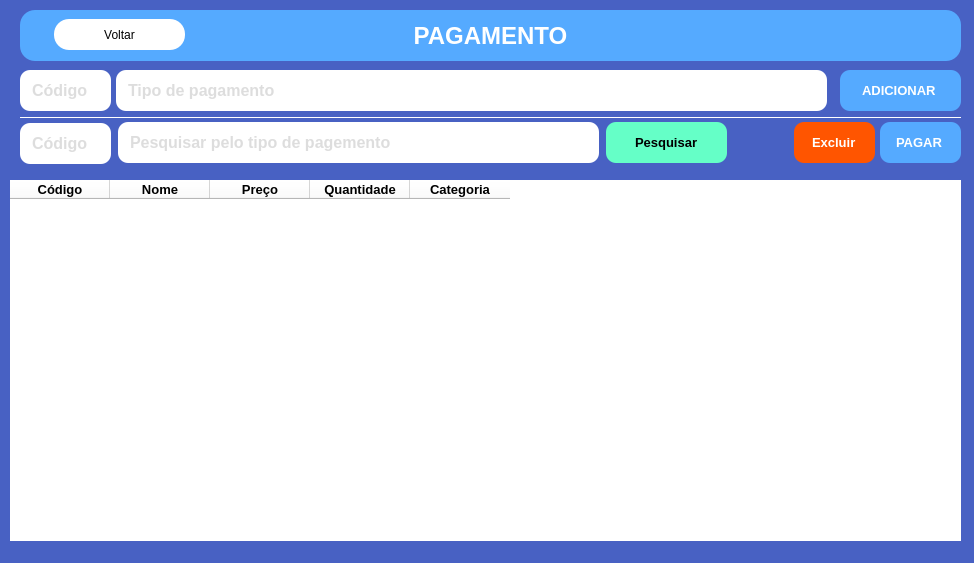
<?xml version="1.0" encoding="UTF-8"?>
<ui version="4.0">
 <class>MainWindow</class>
 <widget class="QMainWindow" name="MainWindow">
  <property name="geometry">
   <rect>
    <x>0</x>
    <y>0</y>
    <width>974</width>
    <height>563</height>
   </rect>
  </property>
  <property name="windowTitle">
   <string>MainWindow</string>
  </property>
  <property name="styleSheet">
   <string notr="true">background-color: rgb(72, 97, 195);
border-radius: 15px</string>
  </property>
  <widget class="QWidget" name="centralwidget">
   <widget class="QLineEdit" name="edtCodigo">
    <property name="enabled">
     <bool>false</bool>
    </property>
    <property name="geometry">
     <rect>
      <x>20</x>
      <y>70</y>
      <width>91</width>
      <height>41</height>
     </rect>
    </property>
    <property name="font">
     <font>
      <pointsize>12</pointsize>
      <weight>75</weight>
      <bold>true</bold>
     </font>
    </property>
    <property name="styleSheet">
     <string notr="true">color: rgb(188, 188, 188);
padding:10px;
border-radius: 10px;
background-color: rgb(255, 255, 255);</string>
    </property>
    <property name="text">
     <string/>
    </property>
    <property name="placeholderText">
     <string>Código</string>
    </property>
   </widget>
   <widget class="QLineEdit" name="edtTipoPgto">
    <property name="enabled">
     <bool>false</bool>
    </property>
    <property name="geometry">
     <rect>
      <x>116</x>
      <y>70</y>
      <width>711</width>
      <height>41</height>
     </rect>
    </property>
    <property name="font">
     <font>
      <pointsize>12</pointsize>
      <weight>75</weight>
      <bold>true</bold>
     </font>
    </property>
    <property name="styleSheet">
     <string notr="true">color: rgb(188, 188, 188);
padding:10px;
background-color: rgb(255, 255, 255);
border-radius: 10px;
</string>
    </property>
    <property name="text">
     <string/>
    </property>
    <property name="placeholderText">
     <string>Tipo de pagamento</string>
    </property>
   </widget>
   <widget class="QLineEdit" name="btnAdicionar">
    <property name="geometry">
     <rect>
      <x>840</x>
      <y>70</y>
      <width>121</width>
      <height>41</height>
     </rect>
    </property>
    <property name="font">
     <font>
      <family>MS Shell Dlg 2</family>
      <pointsize>10</pointsize>
      <weight>75</weight>
      <italic>false</italic>
      <bold>true</bold>
     </font>
    </property>
    <property name="styleSheet">
     <string notr="true">background-color: rgb(85, 170, 255);
color: rgb(255, 255, 255);
border-radius: 10px</string>
    </property>
    <property name="text">
     <string>ADICIONAR</string>
    </property>
    <property name="alignment">
     <set>Qt::AlignCenter</set>
    </property>
   </widget>
   <widget class="QLabel" name="label">
    <property name="geometry">
     <rect>
      <x>20</x>
      <y>10</y>
      <width>941</width>
      <height>51</height>
     </rect>
    </property>
    <property name="font">
     <font>
      <pointsize>18</pointsize>
      <weight>75</weight>
      <bold>true</bold>
     </font>
    </property>
    <property name="styleSheet">
     <string notr="true">background-color: rgb(85, 170, 255);
color: rgb(255, 255, 255);</string>
    </property>
    <property name="text">
     <string>PAGAMENTO</string>
    </property>
    <property name="alignment">
     <set>Qt::AlignCenter</set>
    </property>
   </widget>
   <widget class="QTableWidget" name="tabelaDados">
    <property name="geometry">
     <rect>
      <x>10</x>
      <y>180</y>
      <width>951</width>
      <height>401</height>
     </rect>
    </property>
    <property name="styleSheet">
     <string notr="true">background-color: rgb(255, 255, 255);</string>
    </property>
    <column>
     <property name="text">
      <string>Código</string>
     </property>
     <property name="font">
      <font>
       <pointsize>10</pointsize>
       <weight>75</weight>
       <bold>true</bold>
      </font>
     </property>
    </column>
    <column>
     <property name="text">
      <string>Nome</string>
     </property>
     <property name="font">
      <font>
       <pointsize>10</pointsize>
       <weight>75</weight>
       <bold>true</bold>
      </font>
     </property>
    </column>
    <column>
     <property name="text">
      <string>Preço</string>
     </property>
     <property name="font">
      <font>
       <pointsize>10</pointsize>
       <weight>75</weight>
       <bold>true</bold>
      </font>
     </property>
    </column>
    <column>
     <property name="text">
      <string>Quantidade</string>
     </property>
     <property name="font">
      <font>
       <pointsize>10</pointsize>
       <weight>75</weight>
       <bold>true</bold>
      </font>
     </property>
    </column>
    <column>
     <property name="text">
      <string>Categoria</string>
     </property>
     <property name="font">
      <font>
       <pointsize>10</pointsize>
       <weight>75</weight>
       <bold>true</bold>
      </font>
     </property>
    </column>
   </widget>
   <widget class="Line" name="line">
    <property name="geometry">
     <rect>
      <x>20</x>
      <y>117</y>
      <width>941</width>
      <height>1</height>
     </rect>
    </property>
    <property name="styleSheet">
     <string notr="true">background-color: rgb(255, 255, 255);</string>
    </property>
    <property name="orientation">
     <enum>Qt::Horizontal</enum>
    </property>
   </widget>
   <widget class="QLineEdit" name="edtCodigoPesquisar">
    <property name="enabled">
     <bool>false</bool>
    </property>
    <property name="geometry">
     <rect>
      <x>20</x>
      <y>123</y>
      <width>91</width>
      <height>41</height>
     </rect>
    </property>
    <property name="font">
     <font>
      <pointsize>12</pointsize>
      <weight>75</weight>
      <bold>true</bold>
     </font>
    </property>
    <property name="styleSheet">
     <string notr="true">color: rgb(188, 188, 188);
padding:10px;
border-radius: 10px;
background-color: rgb(255, 255, 255);</string>
    </property>
    <property name="text">
     <string/>
    </property>
    <property name="placeholderText">
     <string>Código</string>
    </property>
   </widget>
   <widget class="QLineEdit" name="edtNomePesquisar">
    <property name="enabled">
     <bool>false</bool>
    </property>
    <property name="geometry">
     <rect>
      <x>118</x>
      <y>122</y>
      <width>481</width>
      <height>41</height>
     </rect>
    </property>
    <property name="font">
     <font>
      <pointsize>12</pointsize>
      <weight>75</weight>
      <bold>true</bold>
     </font>
    </property>
    <property name="styleSheet">
     <string notr="true">color: rgb(188, 188, 188);
padding:10px;
border-radius: 10px;
background-color: rgb(255, 255, 255);</string>
    </property>
    <property name="text">
     <string/>
    </property>
    <property name="placeholderText">
     <string>Pesquisar pelo tipo de pagemento</string>
    </property>
   </widget>
   <widget class="QLineEdit" name="btnPesquisar">
    <property name="geometry">
     <rect>
      <x>606</x>
      <y>122</y>
      <width>121</width>
      <height>41</height>
     </rect>
    </property>
    <property name="font">
     <font>
      <family>MS Shell Dlg 2</family>
      <pointsize>10</pointsize>
      <weight>75</weight>
      <italic>false</italic>
      <bold>true</bold>
     </font>
    </property>
    <property name="styleSheet">
     <string notr="true">background-color: rgb(101, 255, 199);
color: rgb(0, 0, 0);
border-radius: 10px</string>
    </property>
    <property name="text">
     <string>Pesquisar</string>
    </property>
    <property name="alignment">
     <set>Qt::AlignCenter</set>
    </property>
   </widget>
   <widget class="QPushButton" name="btn_voltar">
    <property name="geometry">
     <rect>
      <x>54</x>
      <y>19</y>
      <width>131</width>
      <height>31</height>
     </rect>
    </property>
    <property name="styleSheet">
     <string notr="true">background-color: rgb(255, 255, 255);</string>
    </property>
    <property name="text">
     <string>Voltar</string>
    </property>
   </widget>
   <widget class="QLineEdit" name="btn_excluir">
    <property name="geometry">
     <rect>
      <x>794</x>
      <y>122</y>
      <width>81</width>
      <height>41</height>
     </rect>
    </property>
    <property name="font">
     <font>
      <family>MS Shell Dlg 2</family>
      <pointsize>10</pointsize>
      <weight>75</weight>
      <italic>false</italic>
      <bold>true</bold>
     </font>
    </property>
    <property name="styleSheet">
     <string notr="true">background-color: rgb(255, 85, 0);
color: rgb(255, 255, 255);
border-radius: 10px</string>
    </property>
    <property name="text">
     <string>Excluir</string>
    </property>
    <property name="alignment">
     <set>Qt::AlignCenter</set>
    </property>
   </widget>
   <widget class="QLineEdit" name="btn_pagar">
    <property name="geometry">
     <rect>
      <x>880</x>
      <y>122</y>
      <width>81</width>
      <height>41</height>
     </rect>
    </property>
    <property name="font">
     <font>
      <family>MS Shell Dlg 2</family>
      <pointsize>10</pointsize>
      <weight>75</weight>
      <italic>false</italic>
      <bold>true</bold>
     </font>
    </property>
    <property name="styleSheet">
     <string notr="true">background-color: rgb(85, 170, 255);
color: #ffffff;
border-radius: 10px</string>
    </property>
    <property name="text">
     <string>PAGAR</string>
    </property>
    <property name="alignment">
     <set>Qt::AlignCenter</set>
    </property>
   </widget>
  </widget>
  <widget class="QStatusBar" name="statusbar"/>
 </widget>
 <resources/>
 <connections/>
</ui>
